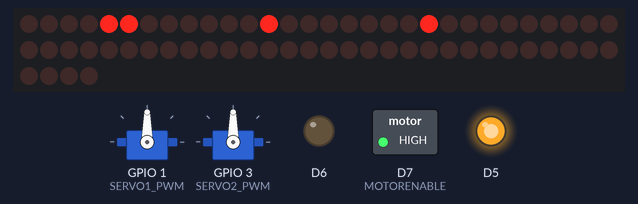
The sketch below on a simulated ESP8266 (NodeMCU). Shown: 64 shift-register outputs drawn as a row of LEDs (first output left, lit = HIGH), 2 × servo, switched loads named in the sketch (green lamp = pin HIGH), output pins drawn as LEDs (lit = HIGH). Wiring (inferred from the names in the program): 8 × shift register (74HC595): data D8; shift clock D4; latch D3. Wiring (inferred from the signals the program sends): row of LEDs: on Q0, Q1, Q2, Q3, Q4, Q5, Q6, Q7, Q8, Q9, Q10, Q11, Q12, Q13, Q14, Q15, Q16, Q17, Q18, Q19, Q20, Q21, Q22, Q23, Q24, Q25, Q26, Q27, Q28, Q29, Q30, Q31, Q32, Q33, Q34, Q35, Q36, Q37, Q38, Q39, Q40, Q41, Q42, Q43, Q44, Q45, Q46, Q47, Q48, Q49, Q50, Q51, Q52, Q53, Q54, Q55, Q56, Q57, Q58, Q59, Q60, Q61, Q62, Q63. Pins used as bus, display or sensor lines are not drawn; what the sketch prints to the serial monitor is not drawn.

Above: at 0.05 s.
At 2.1 s:
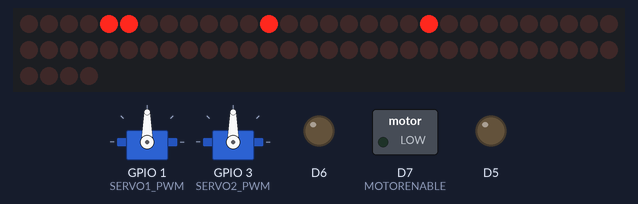
At 3.15 s:
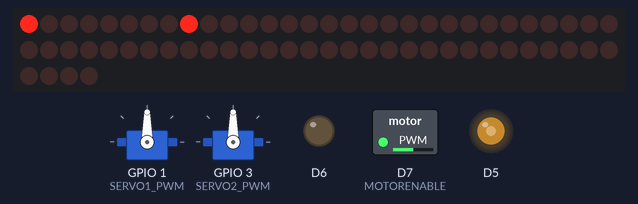
At 4.2 s:
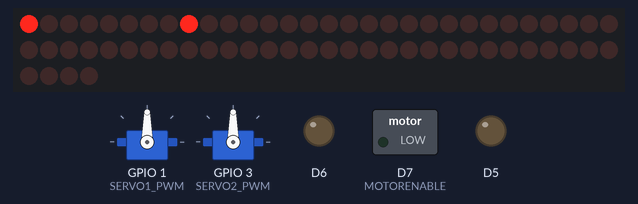
Timing chart, 0 to 5.5 s (numbered marks = the images above):
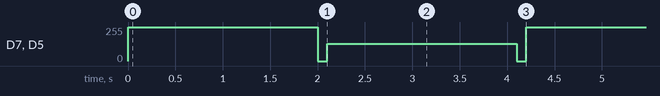

The sketch:

demomotor.ino
```cpp
#include <Servo.h>
#define MOTORLATCH D12
#define MOTORCLK D4
#define MOTORENABLE D7
#define MOTORDATA D8
#define MOTOR1_A D2
#define MOTOR1_B D3
#define MOTOR2_A D1
#define MOTOR2_B D4
#define MOTOR3_A D5
#define MOTOR3_B D7
#define MOTOR4_A D0
#define MOTOR4_B D6
#define MOTOR1_PWM D11
#define MOTOR2_PWM D3
#define MOTOR3_PWM D6
#define MOTOR4_PWM D5
#define SERVO1_PWM D10
#define SERVO2_PWM D9
#define FORWARD 1
#define BACKWARD 2
#define BRAKE 3
#define RELEASE 4
Servo servo_1;
Servo servo_2;
void setup()
{
Serial.begin(9600);
Serial.println("Simple Adafruit Motor Shield sketch");
servo_1.attach(SERVO1_PWM);
servo_2.attach(SERVO2_PWM);
}
void loop()
{
motor(1, FORWARD, 255);
motor(2, FORWARD, 255);
motor(3, FORWARD, 255);
motor(4, FORWARD, 255);
delay(2000);
// Be friendly to the motor: stop it before reverse.
motor(1, RELEASE, 0);
motor(2, RELEASE, 0);
motor(3, RELEASE, 0);
motor(4, RELEASE, 0);
delay(100);
motor(1, BACKWARD, 128);
motor(2, BACKWARD, 128);
motor(3, BACKWARD, 128);
motor(4, BACKWARD, 128);
delay(2000);
motor(1, RELEASE, 0);
motor(2, RELEASE, 0);
motor(3, RELEASE, 0);
motor(4, RELEASE, 0);
delay(100);
}
void motor(int nMotor, int command, int speed)
{
int motorA, motorB;
if (nMotor >= 1 && nMotor <= 4)
{
switch (nMotor)
{
case 1:
motorA = MOTOR1_A;
motorB = MOTOR1_B;
break;
case 2:
motorA = MOTOR2_A;
motorB = MOTOR2_B;
break;
case 3:
motorA = MOTOR3_A;
motorB = MOTOR3_B;
break;
case 4:
motorA = MOTOR4_A;
motorB
= MOTOR4_B;
break;
default:
break;
}
switch (command)
{
case FORWARD:
motor_output (motorA, HIGH, speed);
motor_output (motorB, LOW, -
1); //-1: no PWM set
break;
case BACKWARD:
motor_output (motorA, LOW, speed);
motor_output (motorB, HIGH, -
1); //-1: no PWM set
break;
case BRAKE:
motor_output (motorA, LOW, 255); // 255: fully on.
motor_output (motorB, LOW, -
1); //-1: no PWM set
break;
case RELEASE:
motor_output (motorA, LOW, 0); // 0: output floating.
motor_output (motorB, LOW, -
1); // -1: no PWM set
break;
default:
break;
}
}
}
void motor_output (int output, int high_low, int speed)
{
int motorPWM;
switch (output)
{
case MOTOR1_A:
case MOTOR1_B:
motorPWM = MOTOR1_PWM;
break;
case MOTOR2_A:
case MOTOR2_B:
motorPWM = MOTOR2_PWM;
break;
case MOTOR3_A:
case MOTOR3_B:
motorPWM = MOTOR3_PWM;
break;
case MOTOR4_A:
case MOTOR4_B:
motorPWM = MOTOR4_PWM;
break;
default:
speed = -
3333;
break;
}
if (speed != -3333)
{
shiftWrite(output, high_low);
// set PWM only if it is valid
if (speed >= 0 && speed <= 255)
{
analogWrite(motorPWM, speed);
}
}
}
void shiftWrite(int output, int high_low)
{
static int latch_copy;
static int shift_register_initialized = false;
// Do the initialization on the fly,
// at the first time it is used.
if (!shift_register_initialized)
{
// Set pins for shift register to output
pinMode(MOTORLATCH, OUTPUT);
pinMode(MOTORENABLE, OUTPUT);
pinMode(MOTORDATA, OUTPUT);
pinMode(MOTORCLK, OUTPUT);
// Set pins for shift register to default value (low);
digitalWrite(MOTORDATA, LOW);
digitalWrite(MOTORLATCH, LOW);
digitalWrite(MOTORCLK, LOW);
// Enable the shift register, set Enable pin Low.
digitalWrite(MOTORENABLE, LOW);
// start with all outputs (of the shift register) low
latch_copy = 0;
shift_register_initialized = true;
}
// The defines HIGH and LOW are 1 and 0.
// So this is valid.
bitWrite(latch_copy, output, high_low);
shiftOut(MOTORDATA, MOTORCLK, MSBFIRST, latch_copy);
delayMicroseconds(5); // For safety, not really needed.
digitalWrite(MOTORLATCH, HIGH);
delayMicroseconds(5); // For safety, not really needed.
digitalWrite(MOTORLATCH, LOW);
}
```

Measured:
- by itself, D7 (MOTORENABLE), D5: repeats every 4.2 s: 0/255 0.10 s, 128/255 2.0 s, 0/255 0.10 s, 255/255 2.0 s
